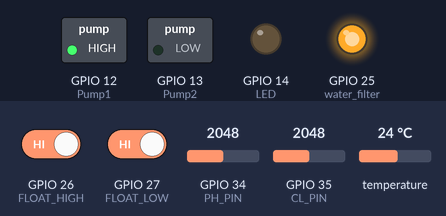
The sketch below on a simulated ESP32. Parts: switched loads named in the sketch (green lamp = pin HIGH), output pins drawn as LEDs (lit = HIGH). Inputs (shaded band) come from the test bench; at power-on: GPIO 26 (FLOAT_HIGH) HIGH, GPIO 34 (PH_PIN) = 2048, GPIO 27 (FLOAT_LOW) HIGH, GPIO 35 (CL_PIN) = 2048, temperature 24 °C. WiFi joins after 1.5 s; servers stay silent unless stated; the local clock reads 2024-03-15 10:24:30 at power-on unless the sketch sets it; no MQTT or app messages arrive unless stated; what the sketch prints to the serial monitor is not drawn.

Above: at 2.7 s.
2.8 s: GPIO 26 (FLOAT_HIGH) driven LOW
At 6.3 s:
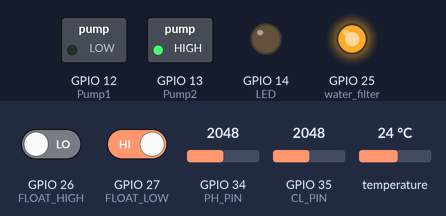
9.3 s: GPIO 26 (FLOAT_HIGH) driven HIGH
At 14.5 s:
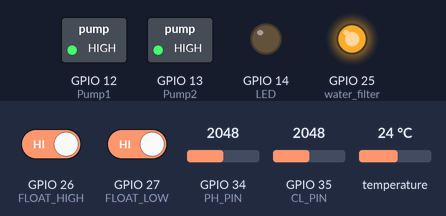
14.9 s: GPIO 34 (PH_PIN) set to 3603
22.4 s: GPIO 27 (FLOAT_LOW) driven LOW
At 25.2 s:
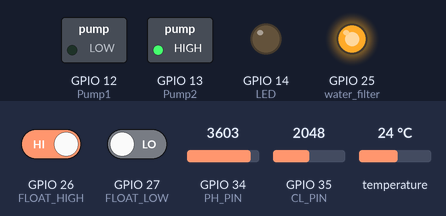
28.8 s: GPIO 27 (FLOAT_LOW) driven HIGH
At 31.2 s:
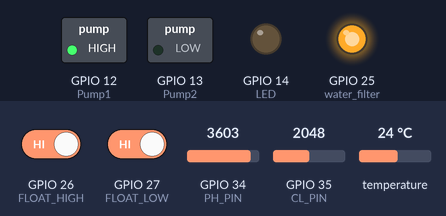
Timing chart, 0 to 34.4 s (numbered marks = the images above; inputs shaded):
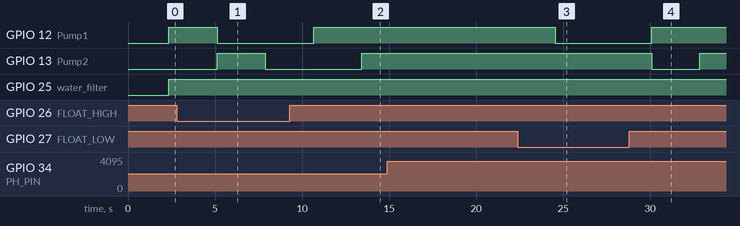

The sketch:

main.ino
```cpp
#include <WiFi.h>
#include <PubSubClient.h>
#include <OneWire.h>
#include <DallasTemperature.h>
#include <ArduinoJson.h>
#include <time.h>

const char* ntpServer = "pool.ntp.org";
const long  gmtOffset_sec = 7 * 3600; // Thailand GMT+7
const int   daylightOffset_sec = 0;

// ===== WIFI =====
const char* ssid = "CAMEL_2.4G";
const char* password = "0949356256";

// ===== THINGSBOARD =====
const char* mqtt_server = "eu.thingsboard.cloud";
const char* token = "3eoRYReQjSfuRgh7ygOg";

enum PH_State {
  IDLE,
  PUMP1_ON,
  PUMP2_ON
};

PH_State phState = IDLE;
unsigned long phTimer = 0;
float PH_LOW_THRESHOLD = 6.5; // ปรับตามจริง

// ===== MQTT =====
WiFiClient espClient;
PubSubClient client(espClient);

// ===== TEMP =====
#define ONE_WIRE_BUS 4
OneWire oneWire(ONE_WIRE_BUS);
DallasTemperature sensors(&oneWire);

// ===== ANALOG =====
#define PH_PIN 34
#define CL_PIN 35

// ===== FLOAT =====
#define FLOAT_LOW   27
#define FLOAT_HIGH  26

// ===== RELAY ===== (กำหนดขาจริง!!)
#define LED  14
#define Pump1 12
#define Pump2 13
#define water_filter 25

// ===== MODE =====
bool autoMode = true;

// ===== RELAY STATE =====
bool ledState = false;
bool pump1State = false;
bool pump2State = false;
bool filterState = false;

// ================= WIFI =================
void setup_wifi() {
  delay(10);
  WiFi.begin(ssid, password);
  while (WiFi.status() != WL_CONNECTED) {
    delay(500);
  }
}

// ================= CALLBACK =================
void callback(char* topic, byte* payload, unsigned int length) {
  StaticJsonDocument<256> doc;
  deserializeJson(doc, payload, length);

  String method = doc["method"];

  if (method == "setMode") {
    String mode = doc["params"]["mode"];
    autoMode = (mode == "auto");
  }

  if (!autoMode) {
    if (method == "toggleLED") ledState = !ledState;
    if (method == "togglePump1") pump1State = !pump1State;
    if (method == "togglePump2") pump2State = !pump2State;
    if (method == "toggleFilter") filterState = !filterState;
  }
}

// ================= RECONNECT =================
void reconnect() {
  while (!client.connected()) {
    if (client.connect("ESP32", token, NULL)) {
      client.subscribe("v1/devices/me/rpc/request/+");
    } else {
      delay(2000);
    }
  }
}

// ================= APPLY RELAY =================
void applyRelay() {
  digitalWrite(LED, ledState);
  digitalWrite(Pump1, pump1State);
  digitalWrite(Pump2, pump2State);
  digitalWrite(water_filter, filterState);
}

// ================= AUTO LOGIC =================
void autoControl(int lowLevel, int highLevel) {

  if (!autoMode) return;

  // ตัวอย่าง logic
  if (lowLevel == HIGH && highLevel == HIGH) {
    pump1State = true;   // เติมน้ำ
  }
  else if (highLevel == LOW) {
    pump1State = false;  // เต็มแล้วหยุด
  }

  // filter ทำงานตลอดใน auto
  filterState = true;
}

// ================= SEND DATA =================
void sendData(float temp, float ph, float chlorine, int lowLevel, int highLevel) {

  String payload = "{";
  payload += "\"temp\":" + String(temp) + ",";
  payload += "\"pH\":" + String(ph) + ",";
  payload += "\"chlorine\":" + String(chlorine) + ",";
  payload += "\"lowLevel\":" + String(lowLevel) + ",";
  payload += "\"highLevel\":" + String(highLevel) + ",";

  payload += "\"autoMode\":" + String(autoMode ? "true" : "false") + ",";

  payload += "\"LED\":" + String(ledState ? "true" : "false") + ",";
  payload += "\"Pump1\":" + String(pump1State ? "true" : "false") + ",";
  payload += "\"Pump2\":" + String(pump2State ? "true" : "false") + ",";
  payload += "\"Filter\":" + String(filterState ? "true" : "false");

  payload += "}";
  Serial.println(payload);
  client.publish("v1/devices/me/telemetry", payload.c_str());
}

void checkTimeCondition() {
  struct tm timeinfo;
  if (!getLocalTime(&timeinfo)) {
    Serial.println("Time read error");
    return;
  }

  int hourNow = timeinfo.tm_hour;
  int minuteNow = timeinfo.tm_min;

  // ===== 16:00 =====
  if (hourNow == 16 && minuteNow == 0) {
    Serial.print("Now time: ");
    Serial.println(&timeinfo, "%H:%M:%S");
  }

  // ===== 19:00 =====
  if (hourNow == 19 && minuteNow == 0) {
    Serial.print("Now time: ");
    Serial.println(&timeinfo, "%H:%M:%S");
  }
}

void controlPH(float pH) {

  // ===== trigger เริ่ม =====
  if (autoMode && pH < PH_LOW_THRESHOLD && phState == IDLE) {
    phState = PUMP1_ON;
    phTimer = millis();

    pump1State = true;
    pump2State = false;

    Serial.println("pH LOW → Start Pump1");
  }

  // ===== Pump1 ทำงาน =====
  if (phState == PUMP1_ON) {
    if (millis() - phTimer >= 5000) {
      pump1State = false;
      pump2State = true;

      phState = PUMP2_ON;
      phTimer = millis();

      Serial.println("Switch to Pump2");
    }
  }

  // ===== Pump2 ทำงาน =====
  if (phState == PUMP2_ON) {
    if (millis() - phTimer >= 5000) {
      pump2State = false;

      phState = IDLE;

      Serial.println("pH Control Done");
    }
  }
}

void controlWaterLevel(int lowLevel, int highLevel) {

  if (!autoMode) return;

  // ===== น้ำต่ำ → เริ่มเติม =====
  if (lowLevel == HIGH && highLevel == HIGH) {
    pump2State = true;
    Serial.println("Water LOW → Start filling");
  }

  // ===== น้ำเต็ม → หยุด =====
  if (highLevel == LOW) {
    pump2State = false;
    Serial.println("Water FULL → Stop filling");
  }
}

// ================= SETUP =================
void setup() {
  Serial.begin(115200);

  sensors.begin();

  pinMode(FLOAT_LOW, INPUT_PULLUP);
  pinMode(FLOAT_HIGH, INPUT_PULLUP);

  pinMode(LED, OUTPUT);
  pinMode(Pump1, OUTPUT);
  pinMode(Pump2, OUTPUT);
  pinMode(water_filter, OUTPUT);

  setup_wifi();

  client.setServer(mqtt_server, 1883);
  client.setCallback(callback);
  configTime(gmtOffset_sec, daylightOffset_sec, ntpServer);

  Serial.println("Waiting for NTP time...");
  struct tm timeinfo;
  while (!getLocalTime(&timeinfo)) {
    Serial.println("Failed to get time...");
    delay(1000);
  }
  Serial.println("Time synced!");
}

// ================= LOOP =================
void loop() {

  if (!client.connected()) reconnect();
  client.loop();

  // ===== SENSOR =====
  sensors.requestTemperatures();
  float tempC = sensors.getTempCByIndex(0);

  int phRaw = analogRead(PH_PIN);
  float phVoltage = phRaw * (3.3 / 4095.0);
  float pH = 7 + ((2.5 - phVoltage) / 0.18);

  int clRaw = analogRead(CL_PIN);
  float clVoltage = clRaw * (3.3 / 4095.0);
  float chlorine = clVoltage * 2.0;

  int lowLevel  = digitalRead(FLOAT_LOW);
  int highLevel = digitalRead(FLOAT_HIGH);

  // ===== AUTO CONTROL =====
  autoControl(lowLevel, highLevel);

  // ===== APPLY RELAY =====
  applyRelay();

  // ===== SEND DATA =====
  sendData(tempC, pH, chlorine, lowLevel, highLevel);

  // ===== Conditions ======
  if (autoMode) {
    // 1. auto with check time
    checkTimeCondition();

    // 2. check pH
    controlPH(pH);

    // 3. check water level
    controlWaterLevel(lowLevel, highLevel);

  }

  delay(2000);
}
```

Measured:
- after the input at 2.8 s, GPIO 12 (Pump1): HIGH → LOW after 2.3 s
- after the input at 9.3 s, GPIO 12 (Pump1): LOW → HIGH after 1.4 s; GPIO 13 (Pump2): LOW → HIGH after 4.1 s
- after the input at 14.9 s, every drawn part: stays the same
- after the input at 22.4 s, GPIO 12 (Pump1): HIGH → LOW after 2.1 s
- after the input at 28.8 s, GPIO 12 (Pump1): LOW → HIGH after 1.3 s instead of 4.1 s
